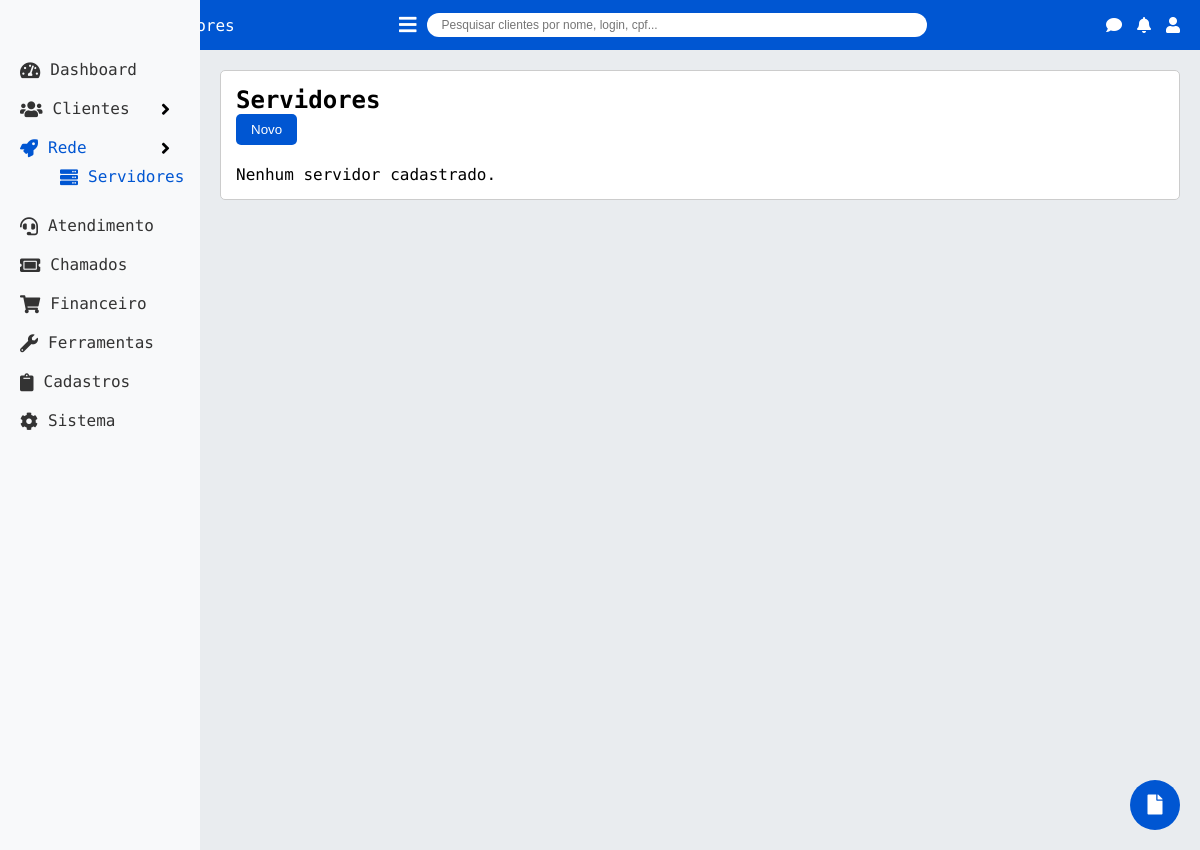
/rede/servidores, run on an earlier commit of the app's database.
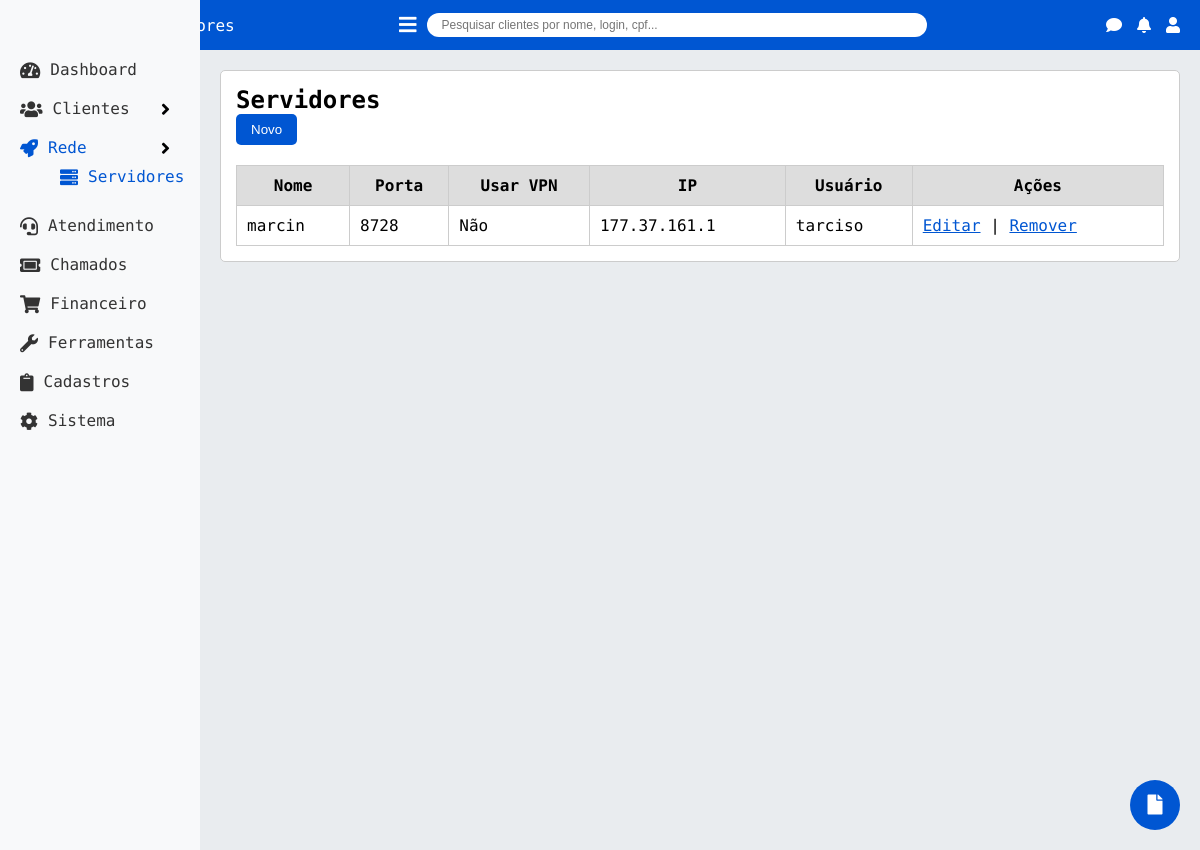
And on a later commit of the database.
### tables this page shows
CREATE TABLE servidores (
            id INTEGER PRIMARY KEY AUTOINCREMENT,
            nome TEXT NOT NULL,
            porta INTEGER NOT NULL,
            usar_vpn BOOLEAN NOT NULL,
            ip TEXT,
            usuario TEXT,
            senha TEXT
        );

### app.py (the view, shortened to what this page needs)
@app.route('/rede/servidores', methods=['GET', 'POST'])
def configurar_servidores():
    conn = get_db_connection()
    cursor = conn.cursor()
    cursor.execute("SELECT * FROM servidores")
    servidores = cursor.fetchall()
    conn.close()
    return render_template('rede/servidores.html', page_title="Servidores", servidores=servidores)

### app.py (called while the page is built)
def get_db_connection():
    conn = sqlite3.connect('netgestor.db')
    conn.row_factory = sqlite3.Row
    return conn

### templates/rede/servidores.html (shortened to what this page needs)
{% extends 'base.html' %}
{% block content %}
    <div class="section section-info">
        <h2>Servidores</h2>
        <button onclick="openNewServerPopup()" style="padding: 8px 15px; background-color: #0056d2; color: white; border: none; border-radius: 5px; cursor: pointer;">Novo</button>
        {% if servidores %}
            <table style="width: 100%; border-collapse: collapse; margin-top: 20px;">
                <thead>
                    <tr style="background-color: #ddd;">
                        <th style="padding: 10px; border: 1px solid #ccc;">Nome</th>
                        <th style="padding: 10px; border: 1px solid #ccc;">Porta</th>
                        <th style="padding: 10px; border: 1px solid #ccc;">Usar VPN</th>
                        <th style="padding: 10px; border: 1px solid #ccc;">IP</th>
                        <th style="padding: 10px; border: 1px solid #ccc;">Usuário</th>
                        <th style="padding: 10px; border: 1px solid #ccc;">Ações</th>
                    </tr>
                </thead>
                <tbody>
                    {% for servidor in servidores %}
                        <tr>
                            <td style="padding: 10px; border: 1px solid #ccc;">{{ servidor['nome'] }}</td>
                            <td style="padding: 10px; border: 1px solid #ccc;">{{ servidor['porta'] }}</td>
                            <td style="padding: 10px; border: 1px solid #ccc;">{{ 'Sim' if servidor['usar_vpn'] else 'Não' }}</td>
                            <td style="padding: 10px; border: 1px solid #ccc;">{{ servidor['ip'] or '-' }}</td>
                            <td style="padding: 10px; border: 1px solid #ccc;">{{ servidor['usuario'] or '-' }}</td>
                            <td style="padding: 10px; border: 1px solid #ccc;">
                                <a href="#" style="color: #0056d2;">Editar</a> |
                                <a href="#" style="color: #0056d2;">Remover</a>
                            </td>
                        </tr>
                    {% endfor %}
                </tbody>
            </table>
        {% else %}
            <p style="margin-top: 20px;">Nenhum servidor cadastrado.</p>
        {% endif %}
    </div>
{% endblock %}

What changed in the data, as far as the page shows it:
added servidores: nome "marcin", porta "8728", usar_vpn "Não", ip "177.37.161.1", usuario "tarciso"
Also different on the page:
text no longer shown: "Nenhum servidor cadastrado."
text now shown: "Nome Porta Usar VPN IP Usuário Ações"
